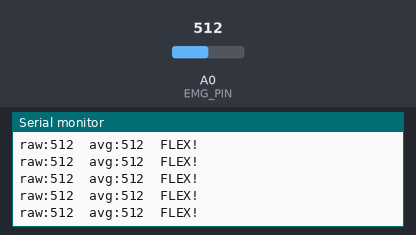
The sketch below on a simulated Arduino Uno, built with avr-gcc and run on an emulated ATmega328P. On the bench: the last lines printed to the serial monitor. Inputs (shaded band) come from the test bench; at power-on: A0 (EMG_PIN) = 512.

Above: at 7.2 s.
7.3 s: A0 (EMG_PIN) set to 990
At 7.8 s:
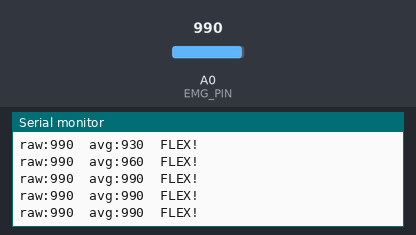
8.8 s: A0 (EMG_PIN) set to 1015
At 9.6 s:
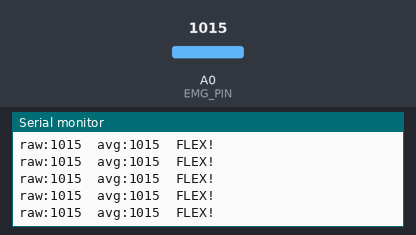
Timing chart, 0 to 11.8 s (numbered marks = the images above; inputs shaded):
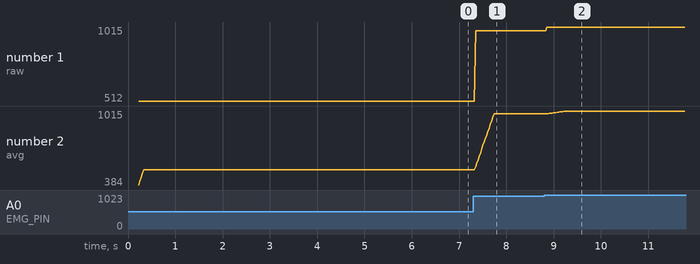

Measured:
- after the input at 7.3 s, the serial monitor: prints a new line after 0.05 s (image 1)
- after the input at 8.8 s, the serial monitor: prints a new line after 0.06 s (image 2)
- plotted number 1: 512 → 990 after the input at 7.3 s, 990 → 1015 after the input at 8.8 s
- plotted number 2: 512 → 990 after the input at 7.3 s, 990 → 1015 after the input at 8.8 s

The sketch:

example_2.ino
```cpp
// Perform a moving-average smoothing over N analog samples from A0 to stabilize the EMG signal and detect flexes more reliably than single-sample thresholding.
//
// Buy this module: https://shillehtek.com/products/emg-muscle-signal-sensor-module-kit-for-arduino-robotics
// Full manual: https://shillehtek.com/blogs/shillehtek-product-manuals/emg-muscle-signal-sensor-module-kit-for-arduino-robotics-manual
// More examples: https://github.com/shillehbean/shillehtek-examples
//

// ShillehTek EMG Sensor - Smoothed reading with a moving average.
// Averaging over N samples makes flex detection much more reliable.

const int EMG_PIN = A0;
const int N = 16;               // window size
int buf[N];
int idx = 0;
long sum = 0;

const int FLEX_THRESHOLD = 380;

void setup() {
  Serial.begin(9600);
  for (int i = 0; i < N; i++) buf[i] = 0;
}

void loop() {
  int raw = analogRead(EMG_PIN);
  sum -= buf[idx];
  buf[idx] = raw;
  sum += raw;
  idx = (idx + 1) % N;
  int avg = sum / N;

  Serial.print("raw:");
  Serial.print(raw);
  Serial.print("  avg:");
  Serial.print(avg);
  Serial.println(avg > FLEX_THRESHOLD ? "  FLEX!" : "");

  delay(20);
}
```
